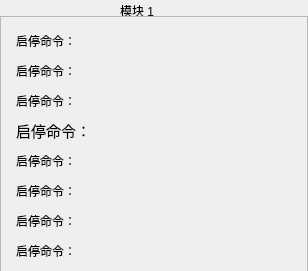
<?xml version="1.0" encoding="UTF-8"?>
<ui version="4.0">
 <class>AxialFan</class>
 <widget class="QWidget" name="AxialFan">
  <property name="geometry">
   <rect>
    <x>0</x>
    <y>0</y>
    <width>308</width>
    <height>271</height>
   </rect>
  </property>
  <property name="windowTitle">
   <string>Form</string>
  </property>
  <widget class="QLabel" name="label_44">
   <property name="geometry">
    <rect>
     <x>120</x>
     <y>0</y>
     <width>49</width>
     <height>21</height>
    </rect>
   </property>
   <property name="text">
    <string>模块 1</string>
   </property>
  </widget>
  <widget class="QFrame" name="frame">
   <property name="geometry">
    <rect>
     <x>0</x>
     <y>16</y>
     <width>308</width>
     <height>257</height>
    </rect>
   </property>
   <property name="styleSheet">
    <string notr="true">#frame{
border-image: url(:/UI/Widget/System_Bump_3.png);}</string>
   </property>
   <property name="frameShape">
    <enum>QFrame::StyledPanel</enum>
   </property>
   <property name="frameShadow">
    <enum>QFrame::Raised</enum>
   </property>
   <widget class="QLabel" name="label_45">
    <property name="geometry">
     <rect>
      <x>16</x>
      <y>106</y>
      <width>81</width>
      <height>17</height>
     </rect>
    </property>
    <property name="font">
     <font>
      <pointsize>11</pointsize>
     </font>
    </property>
    <property name="text">
     <string>启停命令：</string>
    </property>
   </widget>
   <widget class="QLabel" name="label_46">
    <property name="geometry">
     <rect>
      <x>16</x>
      <y>166</y>
      <width>81</width>
      <height>17</height>
     </rect>
    </property>
    <property name="text">
     <string>启停命令：</string>
    </property>
   </widget>
   <widget class="QLabel" name="label_47">
    <property name="geometry">
     <rect>
      <x>16</x>
      <y>226</y>
      <width>81</width>
      <height>17</height>
     </rect>
    </property>
    <property name="text">
     <string>启停命令：</string>
    </property>
   </widget>
   <widget class="QLabel" name="label_48">
    <property name="geometry">
     <rect>
      <x>16</x>
      <y>76</y>
      <width>81</width>
      <height>17</height>
     </rect>
    </property>
    <property name="text">
     <string>启停命令：</string>
    </property>
   </widget>
   <widget class="QLabel" name="label_49">
    <property name="geometry">
     <rect>
      <x>16</x>
      <y>196</y>
      <width>81</width>
      <height>17</height>
     </rect>
    </property>
    <property name="text">
     <string>启停命令：</string>
    </property>
   </widget>
   <widget class="QLabel" name="label_50">
    <property name="geometry">
     <rect>
      <x>16</x>
      <y>46</y>
      <width>81</width>
      <height>17</height>
     </rect>
    </property>
    <property name="text">
     <string>启停命令：</string>
    </property>
   </widget>
   <widget class="QLabel" name="label_51">
    <property name="geometry">
     <rect>
      <x>16</x>
      <y>136</y>
      <width>81</width>
      <height>17</height>
     </rect>
    </property>
    <property name="text">
     <string>启停命令：</string>
    </property>
   </widget>
   <widget class="QLabel" name="label_52">
    <property name="geometry">
     <rect>
      <x>16</x>
      <y>16</y>
      <width>81</width>
      <height>17</height>
     </rect>
    </property>
    <property name="text">
     <string>启停命令：</string>
    </property>
   </widget>
  </widget>
 </widget>
 <resources/>
 <connections/>
</ui>
